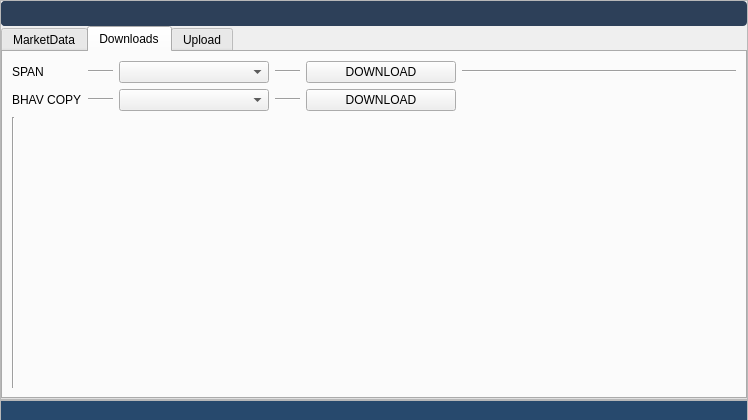
<?xml version="1.0" encoding="UTF-8"?>
<ui version="4.0">
 <class>MainWindow</class>
 <widget class="QMainWindow" name="MainWindow">
  <property name="geometry">
   <rect>
    <x>0</x>
    <y>0</y>
    <width>748</width>
    <height>420</height>
   </rect>
  </property>
  <property name="windowTitle">
   <string>MainWindow</string>
  </property>
  <property name="dockOptions">
   <set>QMainWindow::AllowNestedDocks|QMainWindow::AllowTabbedDocks|QMainWindow::AnimatedDocks|QMainWindow::ForceTabbedDocks|QMainWindow::GroupedDragging|QMainWindow::VerticalTabs</set>
  </property>
  <widget class="QWidget" name="centralwidget">
   <layout class="QGridLayout" name="gridLayout">
    <property name="leftMargin">
     <number>0</number>
    </property>
    <property name="topMargin">
     <number>0</number>
    </property>
    <property name="rightMargin">
     <number>0</number>
    </property>
    <property name="bottomMargin">
     <number>0</number>
    </property>
    <property name="spacing">
     <number>0</number>
    </property>
    <item row="0" column="1">
     <widget class="QFrame" name="mainFrame">
      <property name="sizePolicy">
       <sizepolicy hsizetype="Expanding" vsizetype="Expanding">
        <horstretch>0</horstretch>
        <verstretch>0</verstretch>
       </sizepolicy>
      </property>
      <property name="frameShape">
       <enum>QFrame::StyledPanel</enum>
      </property>
      <property name="frameShadow">
       <enum>QFrame::Raised</enum>
      </property>
      <layout class="QGridLayout" name="gridLayout_4">
       <property name="leftMargin">
        <number>0</number>
       </property>
       <property name="topMargin">
        <number>0</number>
       </property>
       <property name="rightMargin">
        <number>0</number>
       </property>
       <property name="bottomMargin">
        <number>0</number>
       </property>
       <property name="spacing">
        <number>0</number>
       </property>
       <item row="1" column="0">
        <widget class="QTabWidget" name="tabWidget">
         <property name="currentIndex">
          <number>1</number>
         </property>
         <widget class="QWidget" name="tab_MarketData">
          <attribute name="title">
           <string>MarketData</string>
          </attribute>
          <widget class="QLineEdit" name="lb_ia_secretKey">
           <property name="geometry">
            <rect>
             <x>120</x>
             <y>50</y>
             <width>281</width>
             <height>17</height>
            </rect>
           </property>
          </widget>
          <widget class="QLabel" name="label_5">
           <property name="geometry">
            <rect>
             <x>20</x>
             <y>80</y>
             <width>90</width>
             <height>17</height>
            </rect>
           </property>
           <property name="styleSheet">
            <string notr="true">color:rgb(229, 229, 229)</string>
           </property>
           <property name="text">
            <string>MD_APPKEY</string>
           </property>
          </widget>
          <widget class="QLabel" name="label_2">
           <property name="geometry">
            <rect>
             <x>20</x>
             <y>50</y>
             <width>90</width>
             <height>17</height>
            </rect>
           </property>
           <property name="styleSheet">
            <string notr="true">color:rgb(229, 229, 229)</string>
           </property>
           <property name="text">
            <string>IA_SECRETKEY</string>
           </property>
          </widget>
          <widget class="QLineEdit" name="lb_md_appKey">
           <property name="geometry">
            <rect>
             <x>120</x>
             <y>80</y>
             <width>281</width>
             <height>17</height>
            </rect>
           </property>
          </widget>
          <widget class="QComboBox" name="cbServer">
           <property name="geometry">
            <rect>
             <x>120</x>
             <y>10</y>
             <width>141</width>
             <height>22</height>
            </rect>
           </property>
           <item>
            <property name="text">
             <string>ARHAM_DIRECT</string>
            </property>
           </item>
           <item>
            <property name="text">
             <string>ARHAM_WEB</string>
            </property>
           </item>
           <item>
            <property name="text">
             <string>TRADECIRCLE_DIRECT</string>
            </property>
           </item>
           <item>
            <property name="text">
             <string>TRADECIRCLE_WEB</string>
            </property>
           </item>
           <item>
            <property name="text">
             <string>UAT</string>
            </property>
           </item>
           <item>
            <property name="text">
             <string>UAT_WEB</string>
            </property>
           </item>
          </widget>
          <widget class="QLabel" name="label_6">
           <property name="geometry">
            <rect>
             <x>20</x>
             <y>10</y>
             <width>90</width>
             <height>17</height>
            </rect>
           </property>
           <property name="styleSheet">
            <string notr="true">color:rgb(229, 229, 229)</string>
           </property>
           <property name="text">
            <string>Server</string>
           </property>
          </widget>
          <widget class="QPushButton" name="pbLogin">
           <property name="geometry">
            <rect>
             <x>320</x>
             <y>120</y>
             <width>70</width>
             <height>20</height>
            </rect>
           </property>
           <property name="text">
            <string>Login</string>
           </property>
          </widget>
          <widget class="QCheckBox" name="cbCmaster">
           <property name="geometry">
            <rect>
             <x>20</x>
             <y>120</y>
             <width>231</width>
             <height>21</height>
            </rect>
           </property>
           <property name="styleSheet">
            <string notr="true">color:rgb(229, 229, 229)</string>
           </property>
           <property name="text">
            <string>    DOWNLOAD CONTRACT MASTER.</string>
           </property>
          </widget>
          <widget class="QLabel" name="lbMDStatus">
           <property name="geometry">
            <rect>
             <x>440</x>
             <y>80</y>
             <width>81</width>
             <height>18</height>
            </rect>
           </property>
           <property name="styleSheet">
            <string notr="true">color: rgb(213, 213, 213);</string>
           </property>
           <property name="text">
            <string>Not Connected</string>
           </property>
          </widget>
          <widget class="QTextEdit" name="label_3">
           <property name="geometry">
            <rect>
             <x>20</x>
             <y>160</y>
             <width>281</width>
             <height>81</height>
            </rect>
           </property>
           <property name="styleSheet">
            <string notr="true">background-color: transparent;
border-color: transparent;
color: rgb(225,225,225);</string>
           </property>
           <property name="lineWidth">
            <number>0</number>
           </property>
           <property name="textInteractionFlags">
            <set>Qt::NoTextInteraction</set>
           </property>
          </widget>
         </widget>
         <widget class="QWidget" name="tab_Download">
          <attribute name="title">
           <string>Downloads</string>
          </attribute>
          <layout class="QGridLayout" name="gridLayout_2">
           <item row="0" column="3">
            <widget class="Line" name="line_3">
             <property name="maximumSize">
              <size>
               <width>25</width>
               <height>16777215</height>
              </size>
             </property>
             <property name="orientation">
              <enum>Qt::Horizontal</enum>
             </property>
            </widget>
           </item>
           <item row="1" column="3">
            <widget class="Line" name="line_4">
             <property name="maximumSize">
              <size>
               <width>25</width>
               <height>16777215</height>
              </size>
             </property>
             <property name="orientation">
              <enum>Qt::Horizontal</enum>
             </property>
            </widget>
           </item>
           <item row="0" column="5">
            <widget class="Line" name="line_2">
             <property name="orientation">
              <enum>Qt::Horizontal</enum>
             </property>
            </widget>
           </item>
           <item row="0" column="2">
            <widget class="QComboBox" name="comboBox">
             <property name="maximumSize">
              <size>
               <width>150</width>
               <height>16777215</height>
              </size>
             </property>
            </widget>
           </item>
           <item row="0" column="0">
            <widget class="QLabel" name="label_4">
             <property name="text">
              <string>SPAN</string>
             </property>
            </widget>
           </item>
           <item row="0" column="4">
            <widget class="QPushButton" name="pushButton">
             <property name="maximumSize">
              <size>
               <width>150</width>
               <height>16777215</height>
              </size>
             </property>
             <property name="text">
              <string>DOWNLOAD</string>
             </property>
            </widget>
           </item>
           <item row="1" column="2">
            <widget class="QComboBox" name="comboBox_2">
             <property name="maximumSize">
              <size>
               <width>150</width>
               <height>16777215</height>
              </size>
             </property>
            </widget>
           </item>
           <item row="2" column="0">
            <widget class="Line" name="line">
             <property name="orientation">
              <enum>Qt::Vertical</enum>
             </property>
            </widget>
           </item>
           <item row="1" column="0">
            <widget class="QLabel" name="label_7">
             <property name="text">
              <string>BHAV COPY</string>
             </property>
            </widget>
           </item>
           <item row="1" column="4">
            <widget class="QPushButton" name="pushButton_2">
             <property name="maximumSize">
              <size>
               <width>150</width>
               <height>16777215</height>
              </size>
             </property>
             <property name="text">
              <string>DOWNLOAD</string>
             </property>
            </widget>
           </item>
           <item row="0" column="1">
            <widget class="Line" name="line_5">
             <property name="maximumSize">
              <size>
               <width>25</width>
               <height>16777215</height>
              </size>
             </property>
             <property name="orientation">
              <enum>Qt::Horizontal</enum>
             </property>
            </widget>
           </item>
           <item row="1" column="1">
            <widget class="Line" name="line_6">
             <property name="maximumSize">
              <size>
               <width>25</width>
               <height>16777215</height>
              </size>
             </property>
             <property name="orientation">
              <enum>Qt::Horizontal</enum>
             </property>
            </widget>
           </item>
          </layout>
         </widget>
         <widget class="QWidget" name="tab_Upload">
          <attribute name="title">
           <string>Upload</string>
          </attribute>
          <widget class="QLabel" name="label_8">
           <property name="geometry">
            <rect>
             <x>9</x>
             <y>9</y>
             <width>62</width>
             <height>16</height>
            </rect>
           </property>
           <property name="text">
            <string>AEL -General</string>
           </property>
          </widget>
          <widget class="QLineEdit" name="lineEdit">
           <property name="geometry">
            <rect>
             <x>108</x>
             <y>10</y>
             <width>133</width>
             <height>20</height>
            </rect>
           </property>
           <property name="maximumSize">
            <size>
             <width>150</width>
             <height>16777215</height>
            </size>
           </property>
          </widget>
          <widget class="QPushButton" name="pushButton_3">
           <property name="geometry">
            <rect>
             <x>349</x>
             <y>9</y>
             <width>75</width>
             <height>23</height>
            </rect>
           </property>
           <property name="maximumSize">
            <size>
             <width>150</width>
             <height>16777215</height>
            </size>
           </property>
           <property name="text">
            <string>UPLOAD</string>
           </property>
          </widget>
          <widget class="Line" name="line_8">
           <property name="geometry">
            <rect>
             <x>77</x>
             <y>19</y>
             <width>25</width>
             <height>16</height>
            </rect>
           </property>
           <property name="maximumSize">
            <size>
             <width>25</width>
             <height>16777215</height>
            </size>
           </property>
           <property name="orientation">
            <enum>Qt::Horizontal</enum>
           </property>
          </widget>
          <widget class="Line" name="line_10">
           <property name="geometry">
            <rect>
             <x>318</x>
             <y>19</y>
             <width>25</width>
             <height>16</height>
            </rect>
           </property>
           <property name="maximumSize">
            <size>
             <width>25</width>
             <height>16777215</height>
            </size>
           </property>
           <property name="orientation">
            <enum>Qt::Horizontal</enum>
           </property>
          </widget>
          <widget class="Line" name="line_11">
           <property name="geometry">
            <rect>
             <x>320</x>
             <y>49</y>
             <width>25</width>
             <height>16</height>
            </rect>
           </property>
           <property name="maximumSize">
            <size>
             <width>25</width>
             <height>16777215</height>
            </size>
           </property>
           <property name="orientation">
            <enum>Qt::Horizontal</enum>
           </property>
          </widget>
          <widget class="Line" name="line_9">
           <property name="geometry">
            <rect>
             <x>79</x>
             <y>49</y>
             <width>25</width>
             <height>16</height>
            </rect>
           </property>
           <property name="maximumSize">
            <size>
             <width>25</width>
             <height>16777215</height>
            </size>
           </property>
           <property name="orientation">
            <enum>Qt::Horizontal</enum>
           </property>
          </widget>
          <widget class="QLabel" name="label_9">
           <property name="geometry">
            <rect>
             <x>11</x>
             <y>39</y>
             <width>62</width>
             <height>16</height>
            </rect>
           </property>
           <property name="text">
            <string>AEL -General</string>
           </property>
          </widget>
          <widget class="QPushButton" name="pushButton_4">
           <property name="geometry">
            <rect>
             <x>351</x>
             <y>39</y>
             <width>75</width>
             <height>23</height>
            </rect>
           </property>
           <property name="maximumSize">
            <size>
             <width>150</width>
             <height>16777215</height>
            </size>
           </property>
           <property name="text">
            <string>UPLOAD</string>
           </property>
          </widget>
          <widget class="QLineEdit" name="lineEdit_2">
           <property name="geometry">
            <rect>
             <x>110</x>
             <y>40</y>
             <width>133</width>
             <height>20</height>
            </rect>
           </property>
           <property name="maximumSize">
            <size>
             <width>150</width>
             <height>16777215</height>
            </size>
           </property>
          </widget>
          <widget class="QToolButton" name="toolButton">
           <property name="geometry">
            <rect>
             <x>250</x>
             <y>10</y>
             <width>25</width>
             <height>19</height>
            </rect>
           </property>
           <property name="text">
            <string>...</string>
           </property>
          </widget>
          <widget class="QToolButton" name="toolButton_2">
           <property name="geometry">
            <rect>
             <x>250</x>
             <y>40</y>
             <width>25</width>
             <height>19</height>
            </rect>
           </property>
           <property name="text">
            <string>...</string>
           </property>
          </widget>
          <widget class="QLabel" name="label_10">
           <property name="geometry">
            <rect>
             <x>11</x>
             <y>69</y>
             <width>62</width>
             <height>16</height>
            </rect>
           </property>
           <property name="text">
            <string>AEL -General</string>
           </property>
          </widget>
          <widget class="QLineEdit" name="lineEdit_3">
           <property name="geometry">
            <rect>
             <x>110</x>
             <y>70</y>
             <width>133</width>
             <height>20</height>
            </rect>
           </property>
           <property name="maximumSize">
            <size>
             <width>150</width>
             <height>16777215</height>
            </size>
           </property>
          </widget>
          <widget class="Line" name="line_12">
           <property name="geometry">
            <rect>
             <x>320</x>
             <y>79</y>
             <width>25</width>
             <height>16</height>
            </rect>
           </property>
           <property name="maximumSize">
            <size>
             <width>25</width>
             <height>16777215</height>
            </size>
           </property>
           <property name="orientation">
            <enum>Qt::Horizontal</enum>
           </property>
          </widget>
          <widget class="Line" name="line_13">
           <property name="geometry">
            <rect>
             <x>79</x>
             <y>79</y>
             <width>25</width>
             <height>16</height>
            </rect>
           </property>
           <property name="maximumSize">
            <size>
             <width>25</width>
             <height>16777215</height>
            </size>
           </property>
           <property name="orientation">
            <enum>Qt::Horizontal</enum>
           </property>
          </widget>
          <widget class="QPushButton" name="pushButton_5">
           <property name="geometry">
            <rect>
             <x>351</x>
             <y>69</y>
             <width>75</width>
             <height>23</height>
            </rect>
           </property>
           <property name="maximumSize">
            <size>
             <width>150</width>
             <height>16777215</height>
            </size>
           </property>
           <property name="text">
            <string>UPLOAD</string>
           </property>
          </widget>
          <widget class="QToolButton" name="toolButton_3">
           <property name="geometry">
            <rect>
             <x>250</x>
             <y>70</y>
             <width>25</width>
             <height>19</height>
            </rect>
           </property>
           <property name="text">
            <string>...</string>
           </property>
          </widget>
          <widget class="QLabel" name="label_11">
           <property name="geometry">
            <rect>
             <x>11</x>
             <y>109</y>
             <width>62</width>
             <height>16</height>
            </rect>
           </property>
           <property name="text">
            <string>AEL -General</string>
           </property>
          </widget>
          <widget class="QLineEdit" name="lineEdit_4">
           <property name="geometry">
            <rect>
             <x>110</x>
             <y>110</y>
             <width>133</width>
             <height>20</height>
            </rect>
           </property>
           <property name="maximumSize">
            <size>
             <width>150</width>
             <height>16777215</height>
            </size>
           </property>
          </widget>
          <widget class="Line" name="line_14">
           <property name="geometry">
            <rect>
             <x>320</x>
             <y>119</y>
             <width>25</width>
             <height>16</height>
            </rect>
           </property>
           <property name="maximumSize">
            <size>
             <width>25</width>
             <height>16777215</height>
            </size>
           </property>
           <property name="orientation">
            <enum>Qt::Horizontal</enum>
           </property>
          </widget>
          <widget class="Line" name="line_15">
           <property name="geometry">
            <rect>
             <x>79</x>
             <y>119</y>
             <width>25</width>
             <height>16</height>
            </rect>
           </property>
           <property name="maximumSize">
            <size>
             <width>25</width>
             <height>16777215</height>
            </size>
           </property>
           <property name="orientation">
            <enum>Qt::Horizontal</enum>
           </property>
          </widget>
          <widget class="QPushButton" name="pushButton_6">
           <property name="geometry">
            <rect>
             <x>351</x>
             <y>109</y>
             <width>75</width>
             <height>23</height>
            </rect>
           </property>
           <property name="maximumSize">
            <size>
             <width>150</width>
             <height>16777215</height>
            </size>
           </property>
           <property name="text">
            <string>UPLOAD</string>
           </property>
          </widget>
          <widget class="QToolButton" name="toolButton_4">
           <property name="geometry">
            <rect>
             <x>250</x>
             <y>110</y>
             <width>25</width>
             <height>19</height>
            </rect>
           </property>
           <property name="text">
            <string>...</string>
           </property>
          </widget>
          <widget class="QLabel" name="label_12">
           <property name="geometry">
            <rect>
             <x>11</x>
             <y>149</y>
             <width>62</width>
             <height>16</height>
            </rect>
           </property>
           <property name="text">
            <string>AEL -General</string>
           </property>
          </widget>
          <widget class="QLineEdit" name="lineEdit_5">
           <property name="geometry">
            <rect>
             <x>110</x>
             <y>150</y>
             <width>133</width>
             <height>20</height>
            </rect>
           </property>
           <property name="maximumSize">
            <size>
             <width>150</width>
             <height>16777215</height>
            </size>
           </property>
          </widget>
          <widget class="Line" name="line_16">
           <property name="geometry">
            <rect>
             <x>320</x>
             <y>159</y>
             <width>25</width>
             <height>16</height>
            </rect>
           </property>
           <property name="maximumSize">
            <size>
             <width>25</width>
             <height>16777215</height>
            </size>
           </property>
           <property name="orientation">
            <enum>Qt::Horizontal</enum>
           </property>
          </widget>
          <widget class="Line" name="line_17">
           <property name="geometry">
            <rect>
             <x>79</x>
             <y>159</y>
             <width>25</width>
             <height>16</height>
            </rect>
           </property>
           <property name="maximumSize">
            <size>
             <width>25</width>
             <height>16777215</height>
            </size>
           </property>
           <property name="orientation">
            <enum>Qt::Horizontal</enum>
           </property>
          </widget>
          <widget class="QPushButton" name="pushButton_7">
           <property name="geometry">
            <rect>
             <x>351</x>
             <y>149</y>
             <width>75</width>
             <height>23</height>
            </rect>
           </property>
           <property name="maximumSize">
            <size>
             <width>150</width>
             <height>16777215</height>
            </size>
           </property>
           <property name="text">
            <string>UPLOAD</string>
           </property>
          </widget>
          <widget class="QToolButton" name="toolButton_5">
           <property name="geometry">
            <rect>
             <x>250</x>
             <y>150</y>
             <width>25</width>
             <height>19</height>
            </rect>
           </property>
           <property name="text">
            <string>...</string>
           </property>
          </widget>
         </widget>
        </widget>
       </item>
       <item row="0" column="0">
        <widget class="QFrame" name="headerFrame">
         <property name="sizePolicy">
          <sizepolicy hsizetype="Expanding" vsizetype="Maximum">
           <horstretch>0</horstretch>
           <verstretch>0</verstretch>
          </sizepolicy>
         </property>
         <property name="minimumSize">
          <size>
           <width>0</width>
           <height>0</height>
          </size>
         </property>
         <property name="styleSheet">
          <string notr="true">/* QFrame -----------------------------------------------------------------

https://doc.qt.io/qt-5/stylesheet-examples.html#customizing-qframe
https://doc.qt.io/qt-5/qframe.html#-prop
https://doc.qt.io/qt-5/qframe.html#details
https://stackoverflow.com/questions/14581498/qt-stylesheet-for-hline-vline-color

--------------------------------------------------------------------------- */
/* (dot) .QFrame  fix #141, #126, #123 */
.QFrame {
  background-color: #2D4059;

  border-radius: 4px;
  border: 0px solid transparent;

  /* No frame */
  /* HLine */
  /* HLine */
}

.QFrame[frameShape=&quot;0&quot;] {
  border-radius: 4px;
  border: 1px transparent #2d2d2d;
}

.QFrame[frameShape=&quot;4&quot;] {
  max-height: 2px;
  border: none;
  background-color: #2d2d2d;
}

.QFrame[frameShape=&quot;5&quot;] {
  max-width: 2px;
  border: none;
  background-color: #2d2d2d;
}


</string>
         </property>
         <property name="frameShape">
          <enum>QFrame::Box</enum>
         </property>
         <property name="frameShadow">
          <enum>QFrame::Sunken</enum>
         </property>
         <layout class="QGridLayout" name="gridLayout_8">
          <property name="leftMargin">
           <number>0</number>
          </property>
          <property name="topMargin">
           <number>0</number>
          </property>
          <property name="rightMargin">
           <number>0</number>
          </property>
          <property name="bottomMargin">
           <number>0</number>
          </property>
          <property name="spacing">
           <number>0</number>
          </property>
          <item row="0" column="2" alignment="Qt::AlignRight|Qt::AlignTop">
           <widget class="QFrame" name="btnframe_4">
            <property name="sizePolicy">
             <sizepolicy hsizetype="Expanding" vsizetype="Expanding">
              <horstretch>0</horstretch>
              <verstretch>0</verstretch>
             </sizepolicy>
            </property>
            <property name="minimumSize">
             <size>
              <width>0</width>
              <height>25</height>
             </size>
            </property>
            <property name="maximumSize">
             <size>
              <width>16777215</width>
              <height>25</height>
             </size>
            </property>
            <property name="styleSheet">
             <string notr="true">background-color: transparent;</string>
            </property>
            <property name="frameShape">
             <enum>QFrame::StyledPanel</enum>
            </property>
            <property name="frameShadow">
             <enum>QFrame::Raised</enum>
            </property>
            <layout class="QHBoxLayout" name="horizontalLayout_4">
             <property name="spacing">
              <number>0</number>
             </property>
             <property name="leftMargin">
              <number>0</number>
             </property>
             <property name="topMargin">
              <number>0</number>
             </property>
             <property name="rightMargin">
              <number>0</number>
             </property>
             <property name="bottomMargin">
              <number>0</number>
             </property>
             <item>
              <widget class="QPushButton" name="bt_min_3">
               <property name="minimumSize">
                <size>
                 <width>25</width>
                 <height>25</height>
                </size>
               </property>
               <property name="styleSheet">
                <string notr="true">QPushButton {
  background-color: transparent;
border-radius: 10px;

  border: 1px solid transparent;

}
QPushButton:hover {
border-radius: 10px;
  background-color: #000000;    
}
</string>
               </property>
               <property name="text">
                <string/>
               </property>
               <property name="icon">
                <iconset resource="../icons/icons.qrc">
                 <normaloff>:/newPrefix/icons/minus-circle.svg</normaloff>:/newPrefix/icons/minus-circle.svg</iconset>
               </property>
               <property name="iconSize">
                <size>
                 <width>20</width>
                 <height>20</height>
                </size>
               </property>
              </widget>
             </item>
             <item>
              <widget class="QPushButton" name="bt_close_3">
               <property name="minimumSize">
                <size>
                 <width>0</width>
                 <height>25</height>
                </size>
               </property>
               <property name="styleSheet">
                <string notr="true">QPushButton {
  background-color: transparent;
border-radius: 10px;

  border: 1px solid transparent;

}
QPushButton:hover {
border-radius: 10px;
  background-color: #ff2626;    
}
</string>
               </property>
               <property name="text">
                <string/>
               </property>
               <property name="icon">
                <iconset resource="../icons/icons.qrc">
                 <normaloff>:/newPrefix/icons/x-circle.svg</normaloff>:/newPrefix/icons/x-circle.svg</iconset>
               </property>
               <property name="iconSize">
                <size>
                 <width>20</width>
                 <height>20</height>
                </size>
               </property>
              </widget>
             </item>
            </layout>
           </widget>
          </item>
          <item row="0" column="1">
           <widget class="QFrame" name="frame_5">
            <property name="sizePolicy">
             <sizepolicy hsizetype="Expanding" vsizetype="Preferred">
              <horstretch>0</horstretch>
              <verstretch>0</verstretch>
             </sizepolicy>
            </property>
            <property name="minimumSize">
             <size>
              <width>0</width>
              <height>25</height>
             </size>
            </property>
            <property name="maximumSize">
             <size>
              <width>16777215</width>
              <height>25</height>
             </size>
            </property>
            <property name="frameShape">
             <enum>QFrame::StyledPanel</enum>
            </property>
            <property name="frameShadow">
             <enum>QFrame::Raised</enum>
            </property>
           </widget>
          </item>
         </layout>
        </widget>
       </item>
      </layout>
     </widget>
    </item>
    <item row="1" column="0" colspan="3">
     <widget class="QFrame" name="StatusBar">
      <property name="minimumSize">
       <size>
        <width>0</width>
        <height>20</height>
       </size>
      </property>
      <property name="maximumSize">
       <size>
        <width>16777215</width>
        <height>20</height>
       </size>
      </property>
      <property name="frameShape">
       <enum>QFrame::StyledPanel</enum>
      </property>
      <property name="frameShadow">
       <enum>QFrame::Raised</enum>
      </property>
      <layout class="QGridLayout" name="gridLayout_7">
       <property name="leftMargin">
        <number>0</number>
       </property>
       <property name="topMargin">
        <number>0</number>
       </property>
       <property name="rightMargin">
        <number>0</number>
       </property>
       <property name="bottomMargin">
        <number>0</number>
       </property>
       <property name="spacing">
        <number>0</number>
       </property>
       <item row="0" column="1">
        <widget class="QFrame" name="gripFolio">
         <property name="minimumSize">
          <size>
           <width>0</width>
           <height>20</height>
          </size>
         </property>
         <property name="maximumSize">
          <size>
           <width>20</width>
           <height>20</height>
          </size>
         </property>
         <property name="styleSheet">
          <string notr="true">background-color:#27496D;
  border-radius: 0px;</string>
         </property>
         <property name="frameShape">
          <enum>QFrame::StyledPanel</enum>
         </property>
         <property name="frameShadow">
          <enum>QFrame::Raised</enum>
         </property>
         <property name="lineWidth">
          <number>0</number>
         </property>
        </widget>
       </item>
       <item row="0" column="0">
        <widget class="QLabel" name="label">
         <property name="minimumSize">
          <size>
           <width>0</width>
           <height>25</height>
          </size>
         </property>
         <property name="maximumSize">
          <size>
           <width>16777215</width>
           <height>25</height>
          </size>
         </property>
         <property name="styleSheet">
          <string notr="true">background-color:#27496D;
  border-radius: 0
px;</string>
         </property>
         <property name="text">
          <string/>
         </property>
         <property name="wordWrap">
          <bool>true</bool>
         </property>
        </widget>
       </item>
      </layout>
     </widget>
    </item>
   </layout>
  </widget>
 </widget>
 <resources>
  <include location="../icons/icons/icons.qrc"/>
  <include location="../icons/icons.qrc"/>
 </resources>
 <connections/>
</ui>
